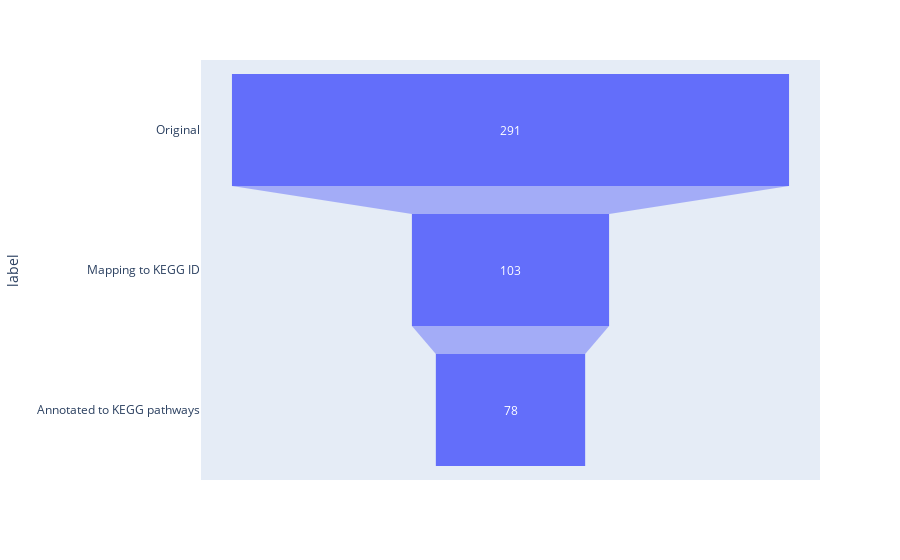

The code cell stored with this chart in its notebook:
### Code cell
data = dict(count=[len(compound_names), len(kegg_matches), len(mapped_annotated_cpds)],
            label=['Original', 'Mapping to KEGG ID', 'Annotated to KEGG pathways'])

fig = px.funnel(data, x='count', y='label')
fig.show(renderer="vscode")

### Figure 1 — Plotly figure (JSON) as saved in the notebook; plotly's stock layout.template omitted (floating-point values rounded to 4 significant figures)
{"data": [{"hovertemplate": "count=%{x}<br>label=%{y}<extra></extra>", "legendgroup": "", "marker": {"color": "#636efa"}, "name": "", "orientation": "h", "showlegend": false, "type": "funnel", "x": [291, 103, 78], "xaxis": "x", "y": ["Original", "Mapping to KEGG ID", "Annotated to KEGG pathways"], "yaxis": "y"}], "layout": {"legend": {"tracegroupgap": 0}, "margin": {"t": 60}, "xaxis": {"anchor": "y", "domain": [0, 1], "title": {"text": "count"}}, "yaxis": {"anchor": "x", "domain": [0, 1], "title": {"text": "label"}}}}
